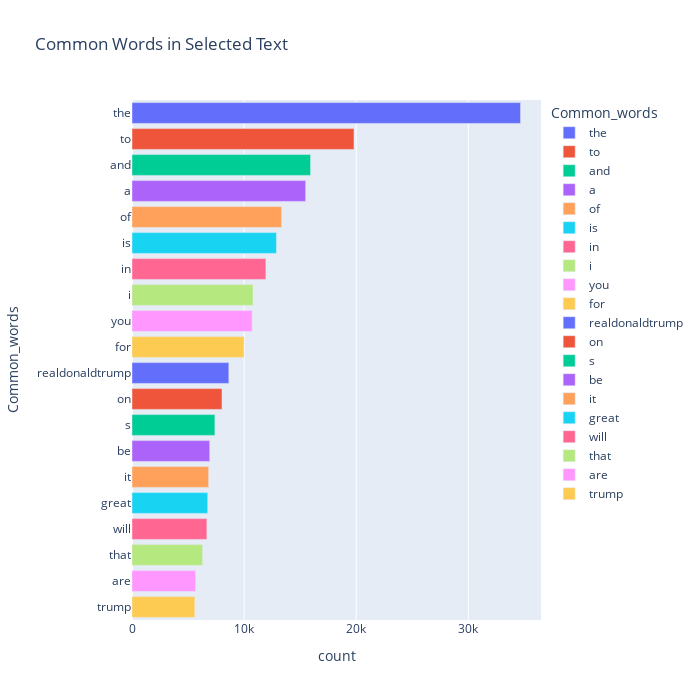

Notebook code cell kept with this figure:
### Code cell
fig = px.bar(temp, x="count", y="Common_words", title='Common Words in Selected Text', orientation='h', 
          width=700, height=700,color='Common_words')
fig.show()

### Figure 1 — Plotly figure (JSON) as saved in the notebook; plotly's stock layout.template omitted (floating-point values rounded to 4 significant figures)
{"data": [{"alignmentgroup": "True", "hovertemplate": "Common_words=%{y}<br>count=%{x}<extra></extra>", "legendgroup": "the", "marker": {"color": "#636efa", "pattern": {"shape": ""}}, "name": "the", "offsetgroup": "the", "orientation": "h", "showlegend": true, "textposition": "auto", "type": "bar", "x": [34657], "xaxis": "x", "y": ["the"], "yaxis": "y"}, {"alignmentgroup": "True", "hovertemplate": "Common_words=%{y}<br>count=%{x}<extra></extra>", "legendgroup": "to", "marker": {"color": "#EF553B", "pattern": {"shape": ""}}, "name": "to", "offsetgroup": "to", "orientation": "h", "showlegend": true, "textposition": "auto", "type": "bar", "x": [19801], "xaxis": "x", "y": ["to"], "yaxis": "y"}, {"alignmentgroup": "True", "hovertemplate": "Common_words=%{y}<br>count=%{x}<extra></extra>", "legendgroup": "and", "marker": {"color": "#00cc96", "pattern": {"shape": ""}}, "name": "and", "offsetgroup": "and", "orientation": "h", "showlegend": true, "textposition": "auto", "type": "bar", "x": [15928], "xaxis": "x", "y": ["and"], "yaxis": "y"}, {"alignmentgroup": "True", "hovertemplate": "Common_words=%{y}<br>count=%{x}<extra></extra>", "legendgroup": "a", "marker": {"color": "#ab63fa", "pattern": {"shape": ""}}, "name": "a", "offsetgroup": "a", "orientation": "h", "showlegend": true, "textposition": "auto", "type": "bar", "x": [15491], "xaxis": "x", "y": ["a"], "yaxis": "y"}, {"alignmentgroup": "True", "hovertemplate": "Common_words=%{y}<br>count=%{x}<extra></extra>", "legendgroup": "of", "marker": {"color": "#FFA15A", "pattern": {"shape": ""}}, "name": "of", "offsetgroup": "of", "orientation": "h", "showlegend": true, "textposition": "auto", "type": "bar", "x": [13345], "xaxis": "x", "y": ["of"], "yaxis": "y"}, {"alignmentgroup": "True", "hovertemplate": "Common_words=%{y}<br>count=%{x}<extra></extra>", "legendgroup": "is", "marker": {"color": "#19d3f3", "pattern": {"shape": ""}}, "name": "is", "offsetgroup": "is", "orientation": "h", "showlegend": true, "textposition": "auto", "type": "bar", "x": [12886], "xaxis": "x", "y": ["is"], "yaxis": "y"}, {"alignmentgroup": "True", "hovertemplate": "Common_words=%{y}<br>count=%{x}<extra></extra>", "legendgroup": "in", "marker": {"color": "#FF6692", "pattern": {"shape": ""}}, "name": "in", "offsetgroup": "in", "orientation": "h", "showlegend": true, "textposition": "auto", "type": "bar", "x": [11942], "xaxis": "x", "y": ["in"], "yaxis": "y"}, {"alignmentgroup": "True", "hovertemplate": "Common_words=%{y}<br>count=%{x}<extra></extra>", "legendgroup": "i", "marker": {"color": "#B6E880", "pattern": {"shape": ""}}, "name": "i", "offsetgroup": "i", "orientation": "h", "showlegend": true, "textposition": "auto", "type": "bar", "x": [10795], "xaxis": "x", "y": ["i"], "yaxis": "y"}, {"alignmentgroup": "True", "hovertemplate": "Common_words=%{y}<br>count=%{x}<extra></extra>", "legendgroup": "you", "marker": {"color": "#FF97FF", "pattern": {"shape": ""}}, "name": "you", "offsetgroup": "you", "orientation": "h", "showlegend": true, "textposition": "auto", "type": "bar", "x": [10716], "xaxis": "x", "y": ["you"], "yaxis": "y"}, {"alignmentgroup": "True", "hovertemplate": "Common_words=%{y}<br>count=%{x}<extra></extra>", "legendgroup": "for", "marker": {"color": "#FECB52", "pattern": {"shape": ""}}, "name": "for", "offsetgroup": "for", "orientation": "h", "showlegend": true, "textposition": "auto", "type": "bar", "x": [9991], "xaxis": "x", "y": ["for"], "yaxis": "y"}, {"alignmentgroup": "True", "hovertemplate": "Common_words=%{y}<br>count=%{x}<extra></extra>", "legendgroup": "realdonaldtrump", "marker": {"color": "#636efa", "pattern": {"shape": ""}}, "name": "realdonaldtrump", "offsetgroup": "realdonaldtrump", "orientation": "h", "showlegend": true, "textposition": "auto", "type": "bar", "x": [8638], "xaxis": "x", "y": ["realdonaldtrump"], "yaxis": "y"}, {"alignmentgroup": "True", "hovertemplate": "Common_words=%{y}<br>count=%{x}<extra></extra>", "legendgroup": "on", "marker": {"color": "#EF553B", "pattern": {"shape": ""}}, "name": "on", "offsetgroup": "on", "orientation": "h", "showlegend": true, "textposition": "auto", "type": "bar", "x": [8027], "xaxis": "x", "y": ["on"], "yaxis": "y"}, {"alignmentgroup": "True", "hovertemplate": "Common_words=%{y}<br>count=%{x}<extra></extra>", "legendgroup": "s", "marker": {"color": "#00cc96", "pattern": {"shape": ""}}, "name": "s", "offsetgroup": "s", "orientation": "h", "showlegend": true, "textposition": "auto", "type": "bar", "x": [7394], "xaxis": "x", "y": ["s"], "yaxis": "y"}, {"alignmentgroup": "True", "hovertemplate": "Common_words=%{y}<br>count=%{x}<extra></extra>", "legendgroup": "be", "marker": {"color": "#ab63fa", "pattern": {"shape": ""}}, "name": "be", "offsetgroup": "be", "orientation": "h", "showlegend": true, "textposition": "auto", "type": "bar", "x": [6934], "xaxis": "x", "y": ["be"], "yaxis": "y"}, {"alignmentgroup": "True", "hovertemplate": "Common_words=%{y}<br>count=%{x}<extra></extra>", "legendgroup": "it", "marker": {"color": "#FFA15A", "pattern": {"shape": ""}}, "name": "it", "offsetgroup": "it", "orientation": "h", "showlegend": true, "textposition": "auto", "type": "bar", "x": [6837], "xaxis": "x", "y": ["it"], "yaxis": "y"}, {"alignmentgroup": "True", "hovertemplate": "Common_words=%{y}<br>count=%{x}<extra></extra>", "legendgroup": "great", "marker": {"color": "#19d3f3", "pattern": {"shape": ""}}, "name": "great", "offsetgroup": "great", "orientation": "h", "showlegend": true, "textposition": "auto", "type": "bar", "x": [6755], "xaxis": "x", "y": ["great"], "yaxis": "y"}, {"alignmentgroup": "True", "hovertemplate": "Common_words=%{y}<br>count=%{x}<extra></extra>", "legendgroup": "will", "marker": {"color": "#FF6692", "pattern": {"shape": ""}}, "name": "will", "offsetgroup": "will", "orientation": "h", "showlegend": true, "textposition": "auto", "type": "bar", "x": [6678], "xaxis": "x", "y": ["will"], "yaxis": "y"}, {"alignmentgroup": "True", "hovertemplate": "Common_words=%{y}<br>count=%{x}<extra></extra>", "legendgroup": "that", "marker": {"color": "#B6E880", "pattern": {"shape": ""}}, "name": "that", "offsetgroup": "that", "orientation": "h", "showlegend": true, "textposition": "auto", "type": "bar", "x": [6295], "xaxis": "x", "y": ["that"], "yaxis": "y"}, {"alignmentgroup": "True", "hovertemplate": "Common_words=%{y}<br>count=%{x}<extra></extra>", "legendgroup": "are", "marker": {"color": "#FF97FF", "pattern": {"shape": ""}}, "name": "are", "offsetgroup": "are", "orientation": "h", "showlegend": true, "textposition": "auto", "type": "bar", "x": [5672], "xaxis": "x", "y": ["are"], "yaxis": "y"}, {"alignmentgroup": "True", "hovertemplate": "Common_words=%{y}<br>count=%{x}<extra></extra>", "legendgroup": "trump", "marker": {"color": "#FECB52", "pattern": {"shape": ""}}, "name": "trump", "offsetgroup": "trump", "orientation": "h", "showlegend": true, "textposition": "auto", "type": "bar", "x": [5604], "xaxis": "x", "y": ["trump"], "yaxis": "y"}], "layout": {"barmode": "relative", "height": 700, "legend": {"title": {"text": "Common_words"}, "tracegroupgap": 0}, "title": {"text": "Common Words in Selected Text"}, "width": 700, "xaxis": {"anchor": "y", "domain": [0, 1], "title": {"text": "count"}}, "yaxis": {"anchor": "x", "categoryarray": ["trump", "are", "that", "will", "great", "it", "be", "s", "on", "realdonaldtrump", "for", "you", "i", "in", "is", "of", "a", "and", "to", "the"], "categoryorder": "array", "domain": [0, 1], "title": {"text": "Common_words"}}}}
